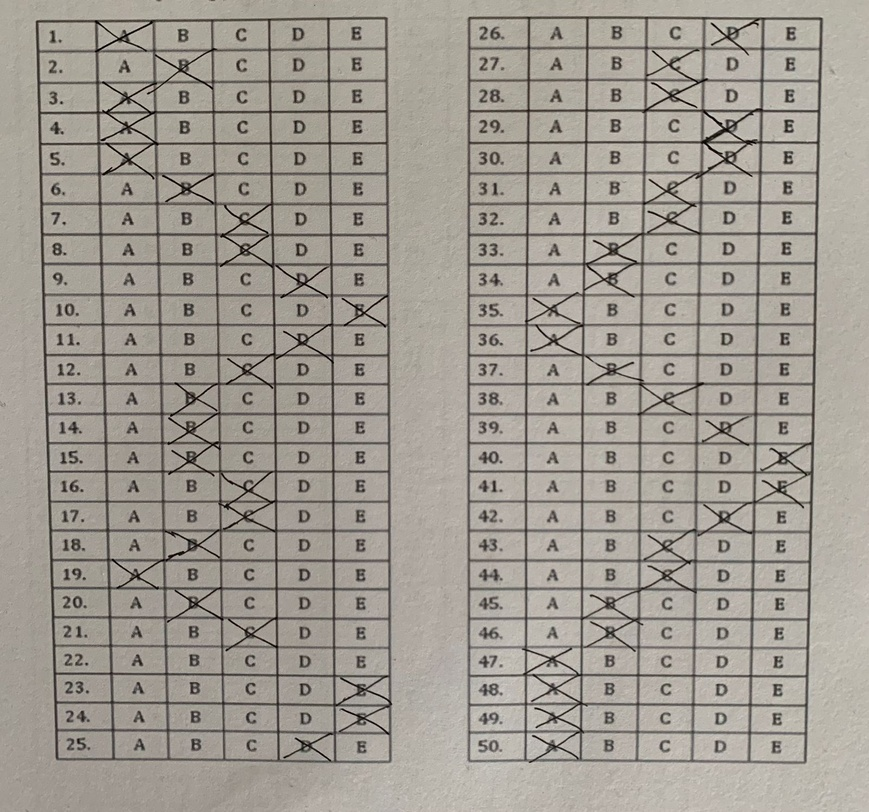
#> input picture inputs/cross/master_image_cross.jpg, 869 x 812 px, shrunk from 1600 x 1494 before the run, found by its file name
$ jupyter execute --allow-errors tes.ipynb
#> lines starting #> are read from the running program, lines starting #| are printed output that depends on the picture; after the words box and inside, x2 and y2 are one past the last pixel; in counts of white or black regions, pixels touching at a corner belong together
[cell 1]
import cv2
import numpy as np
import pytesseract

# Step 1: Convert to binary image
image = cv2.imread('master_image_cross.jpg')
#> image is the input picture: shape (812, 869, 3); mean B, G, R 146.5, 155.2, 160.8
gray = cv2.cvtColor(image, cv2.COLOR_BGR2GRAY)
_, binary_image = cv2.threshold(gray, 20, 255, cv2.THRESH_BINARY_INV)
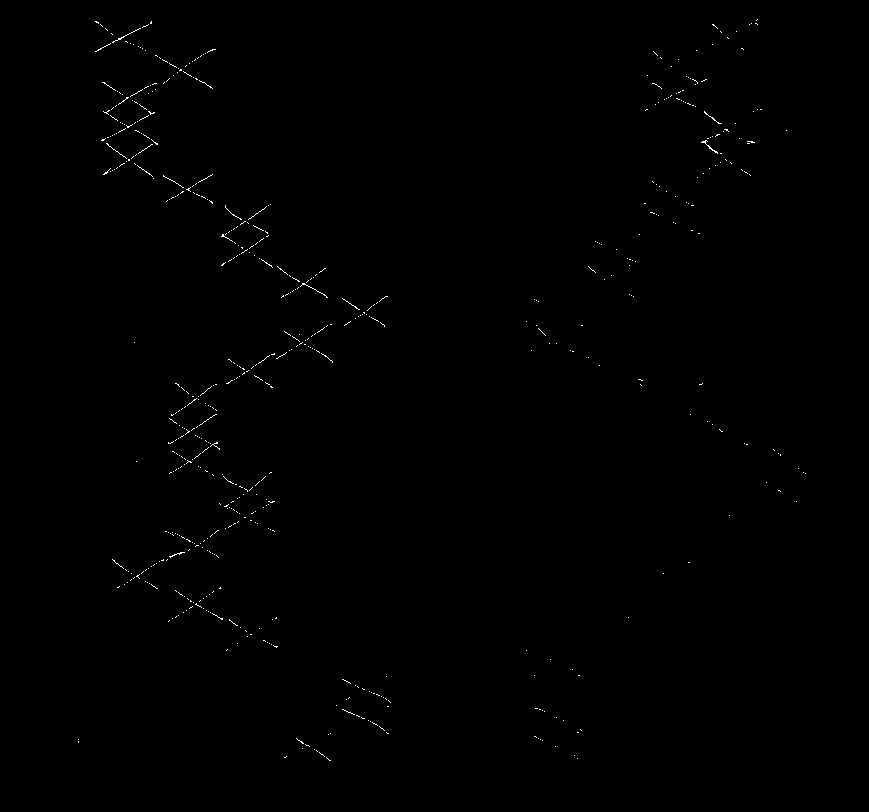
#> binary_image: shape (812, 869); 0.28% white in thin lines or dots, all inside (x1, y1, x2, y2) = (78, 19, 806, 761)

# Step 2: Preprocessing
binary_image = cv2.GaussianBlur(binary_image, (5, 5), 0)
binary_image = cv2.dilate(binary_image, None, iterations=2)
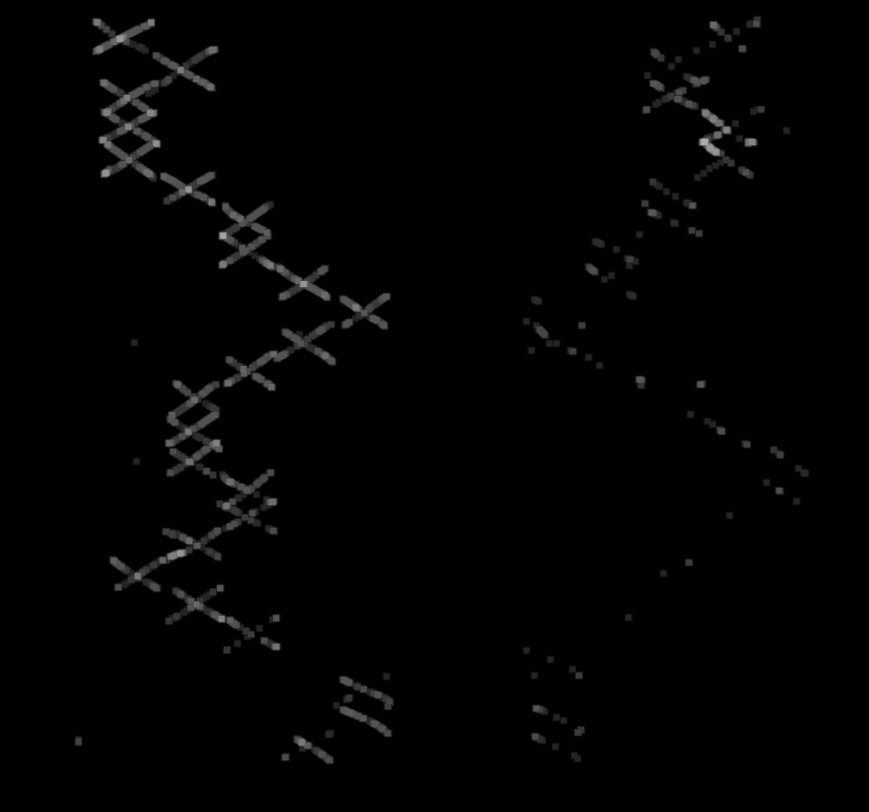
#> binary_image: shape (812, 869); min 0, max 173, mean 2.6
binary_image = cv2.erode(binary_image, None, iterations=2)

# Step 3: Blob Detection
num_labels, labels_im = cv2.connectedComponents(binary_image)
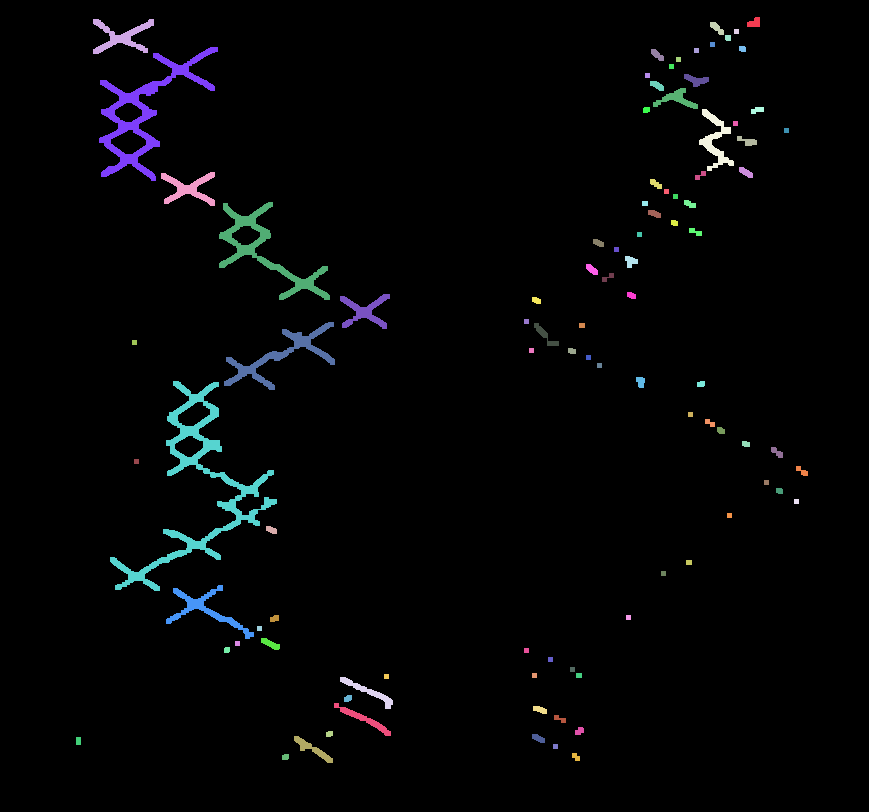
#> labels_im: shape (812, 869) int32; 96 distinct labels, from 0 to 95; one colour per label, 0 black
#> num_labels = 96

# Step 4: Cross Detection using OCR
#> (the rest of this cell did not finish here and is left out)

#> (a cell that did not finish here is left out)

[cell 3]
dilate_image = cv2.dilate(binary_image, None, iterations=2)
erode_image = cv2.erode(binary_image, None, iterations=2)

#> (the rest of this cell did not finish here and is left out)

$ run again, with inputs/cross/master2.jpg copied over inputs/cross/master_image_cross.jpg
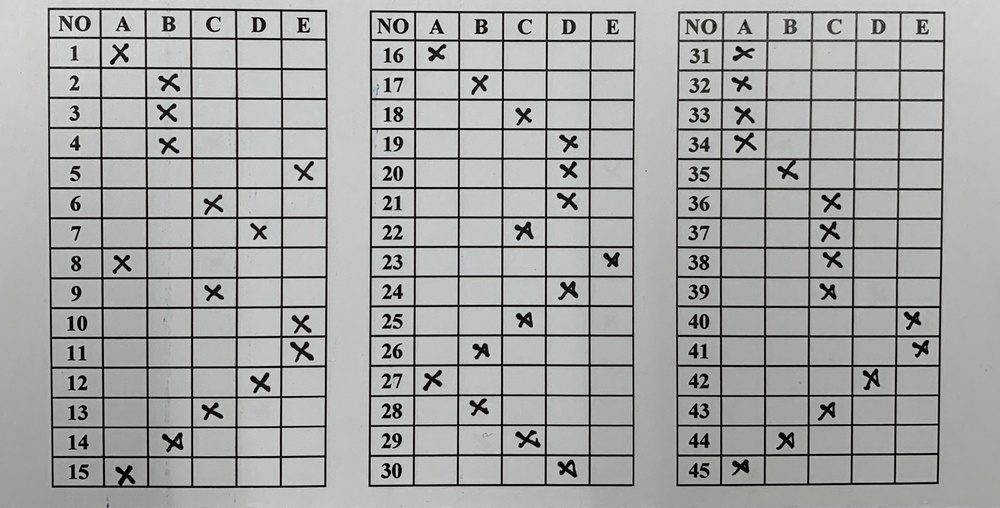
#> input picture inputs/cross/master2.jpg, 1000 x 508 px, shrunk from 2767 x 1405 before the run, found by its file name
#> image is the input picture: shape (508, 1000, 3); mean B, G, R 165, 166.3, 165.5
#> `num_labels, labels_im = cv2.connectedComponents(binary_image)`:
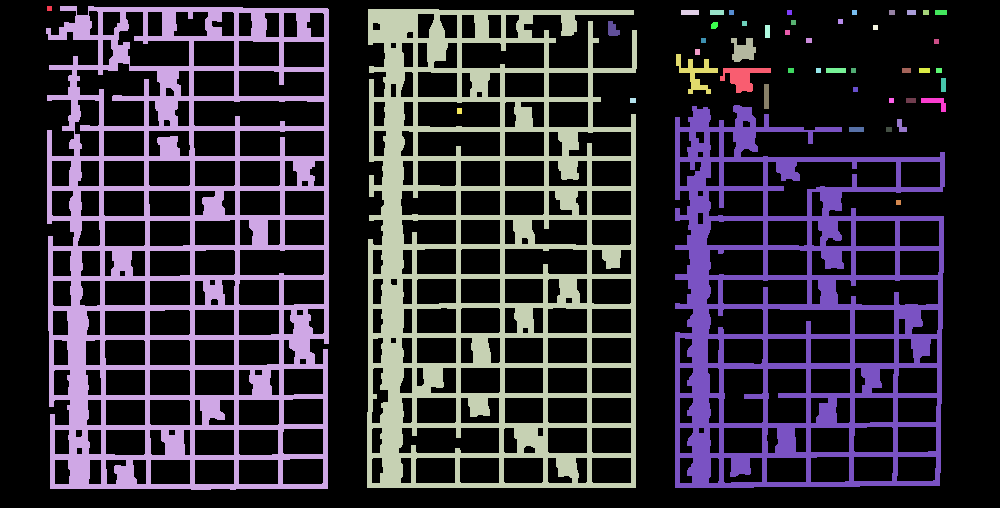
#> labels_im: shape (508, 1000) int32; 48 distinct labels, from 0 to 47; one colour per label, 0 black
#> num_labels = 48
#> `erode_image = cv2.erode(binary_image, None, iterations=2)`:
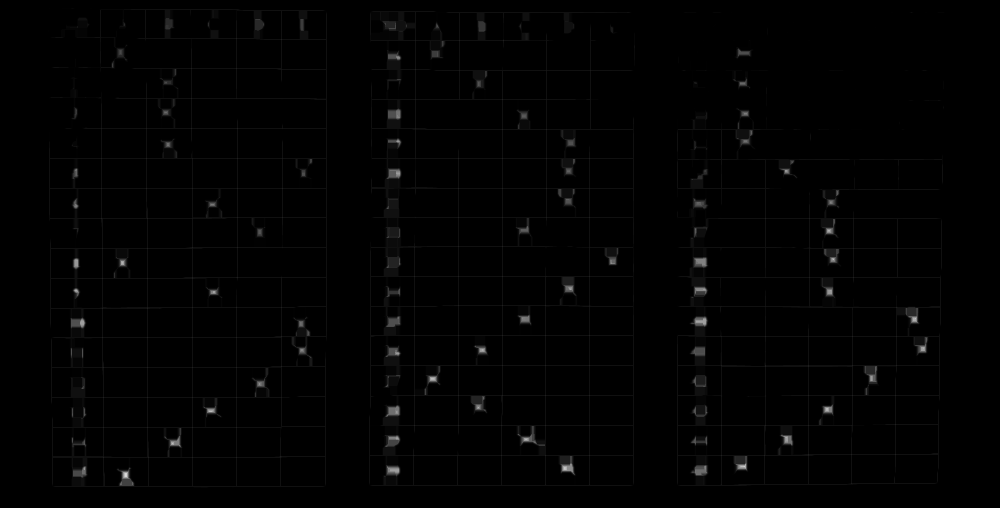
#> erode_image: shape (508, 1000); min 0, max 220, mean 2.1
